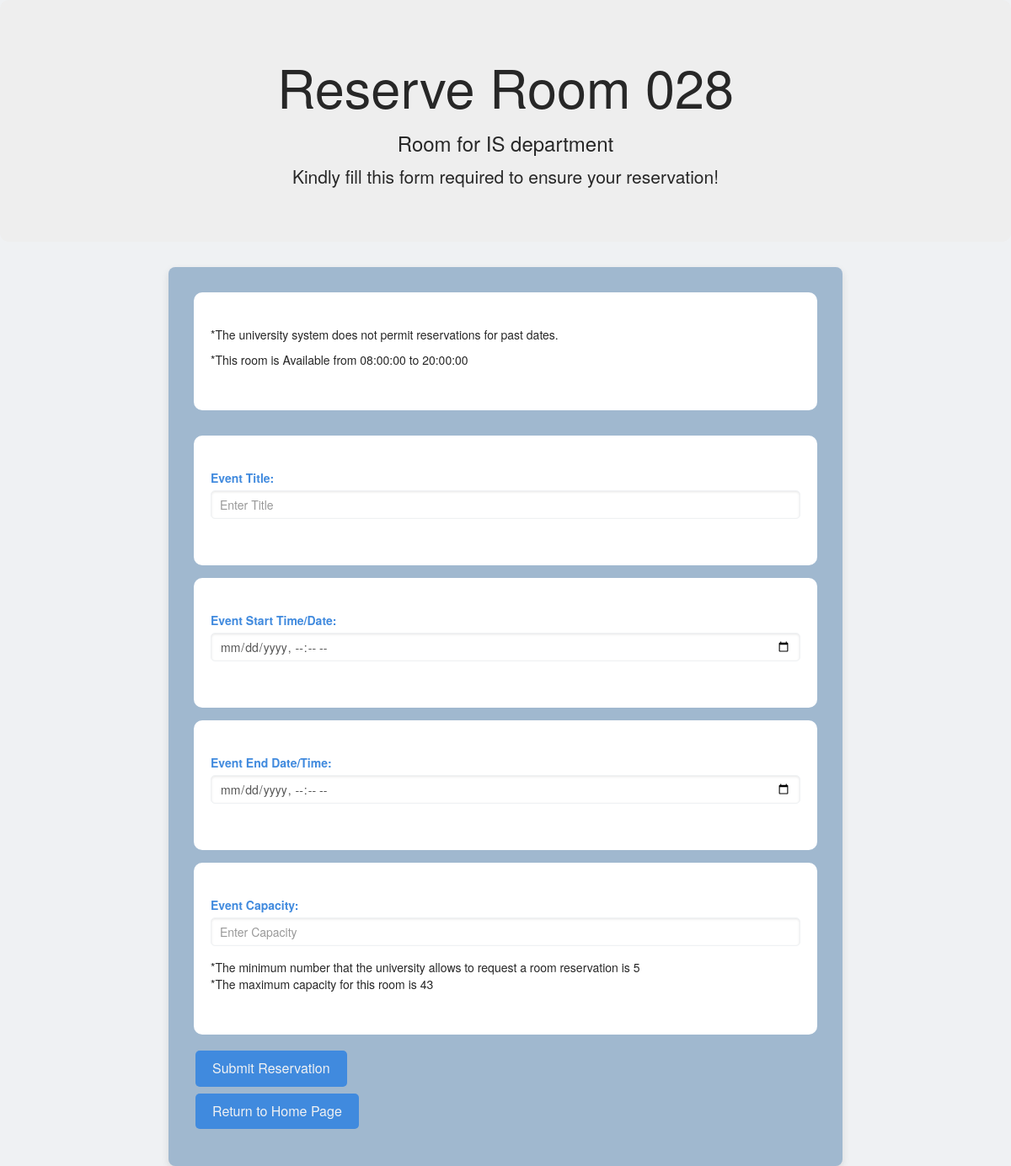
/Booking/new_reservation.php (signed in), run on the app's committed database.
### tables this page shows
CREATE TABLE `rooms` (
  `number` text NOT NULL,
  `Capacity` int(11) NOT NULL,
  `Room_ID` int(11) NOT NULL,
  `Type` text NOT NULL,
  `Description` text NOT NULL,
  `floor` int(11) NOT NULL,
  `department` text NOT NULL,
  `Available_From` time NOT NULL DEFAULT '08:00:00',
  `Available_To` time NOT NULL DEFAULT '20:00:00'
);

### Booking/new_reservation.php (the view, shortened to what this page needs)
<?php
include('../database/db.php');
        $room_id = 1;
            $query = "SELECT Capacity FROM rooms WHERE Room_ID = ?";
            $stmt = $pdo->prepare($query);
            $stmt->execute([$room_id]);
            $room = $stmt->fetch();
            $room_capacity = $room['Capacity'];
            $capacity_length = strlen((string)$room_capacity);
            $query = "SELECT number FROM rooms WHERE Room_ID = ?";
            $stmt = $pdo->prepare($query);
            $stmt->execute([$room_id]);
            $room = $stmt->fetch();
            $room_number = $room['number'];
            $query = "SELECT Description FROM rooms WHERE Room_ID = ?";
            $stmt = $pdo->prepare($query);
            $stmt->execute([$room_id]);
            $room = $stmt->fetch();
            $room_Description = $room['Description'];
            $query = "SELECT Available_From FROM rooms WHERE Room_ID = ?";
            $stmt = $pdo->prepare($query);
            $stmt->execute([$room_id]);
            $room = $stmt->fetch();
            $room_Available_From = $room['Available_From'];
            $query = "SELECT Available_To FROM rooms WHERE Room_ID = ?";
            $stmt = $pdo->prepare($query);
            $stmt->execute([$room_id]);
            $room = $stmt->fetch();
            $room_Available_To = $room['Available_To'];
?>
<!DOCTYPE html>
<html lang="en">
<head>
<link rel="stylesheet" href="https://maxcdn.bootstrapcdn.com/bootstrap/3.4.1/css/bootstrap.min.css">
<link rel="stylesheet" href="../css/new_reservation_style.css">
<link rel="stylesheet" href="https://code.jquery.com/ui/1.14.1/themes/base/jquery-ui.css">
</head>
<body>
<div class="jumbotron text-center">
    <h1>Reserve Room <?php echo $room_number; ?></h1>
    <h3><?php echo $room_Description; ?></h3>
    <p>Kindly fill this form required to ensure your reservation!</p>
    </div>
    <div class="container">
    <form action="new_reservation.php?room_id=<?php echo $room_id;?>" method="POST">
        <div>
        <p>*The university system does not permit reservations for past dates.</p>
        <p>*This room is Available from <?php echo $room_Available_From; ?> to <?php echo $room_Available_To; ?></p>
        </div>
        <div class="form-group">
            <label for="title">Event Title:</label>
            <input type="text" class="form-control" name="Title" placeholder="Enter Title"  maxlength="80" required >
        </div>
        <div class="form-group">
        <label for="start_time">Event Start Time/Date:</label>
        <input type="datetime-local" class="form-control" name="start_time"  placeholder="Enter Start Time/Date" required>
        </div>
        <div class="form-group">
        <label for="end_time">Event End Date/Time:</label>
        <input type="datetime-local" class="form-control" name="end_time"  placeholder="Enter End Time/Date" required>
        </div>
        <div class="form-group">
            <label for="capacity">Event Capacity:</label>
            <input type="number" oninput="maxLengthCheck(this)" class="form-control" name="capacity"  id="capacity"  min="5" max="<?php echo $room_capacity; ?>"    maxlength="<?php echo $capacity_length; ?>" placeholder="Enter Capacity"  required>
            <p>*The minimum number that the university allows to request a room reservation is 5 <br> *The maximum capacity for this room is <?php echo $room_capacity; ?></p>
        </div>
        <button type="submit" name='submit' class="btn btn-primary" onclick="return validateCapacity(document.getElementById('capacity'));">Submit Reservation</button>
         <p><a href="../index.php" class="btn btn-primary">Return to Home Page</a></p>
    </form>
    </div>
</body>
</html>

### css/new_reservation_style.css (style rules this page uses)
:root { --whitish: #EFF1F3; --blue: #8ecae6; --yellow: #FED766; --balckish: #272727; --gray: #696773; --red:#a4161a; --blue2:#408ade; }
body { background-color: var(--whitish); color: var(--balckish); }
div { background-color: white; padding: 40px 20px; margin-bottom: 30px; border-radius: 10px; }
h1 { color: var(--blue); font-size: 36px; text-align: center; margin-top: 20px; margin-bottom: 10px; }
.container { background-color: #a0b8cf; padding: 30px; border-radius: 8px; box-shadow: 0 4px 10px rgba(0, 0, 0, 0.1); max-width: 800px; margin: 0 auto; }
.form-group label { color: var(--blue2); font-weight: bold; }
.form-control { border-radius: 5px; border: 1px solid var(--whitish); padding: 10px; margin-bottom: 15px; box-shadow: inset 0 1px 3px rgba(0, 0, 0, 0.1); }
.btn-primary { background-color:var(--blue2); border: none; padding: 10px 20px; color: var(--whitish); border-radius: 5px; font-size: 1rem; text-decoration: none; display: inline-block; font-size: 16px; margin: 4px 2px; border-color: #EFF1F3; }

### data on the page
rooms: number "028", Description "Room for IS department", Available_From "08:00:00", Available_To "20:00:00", Capacity "43"
